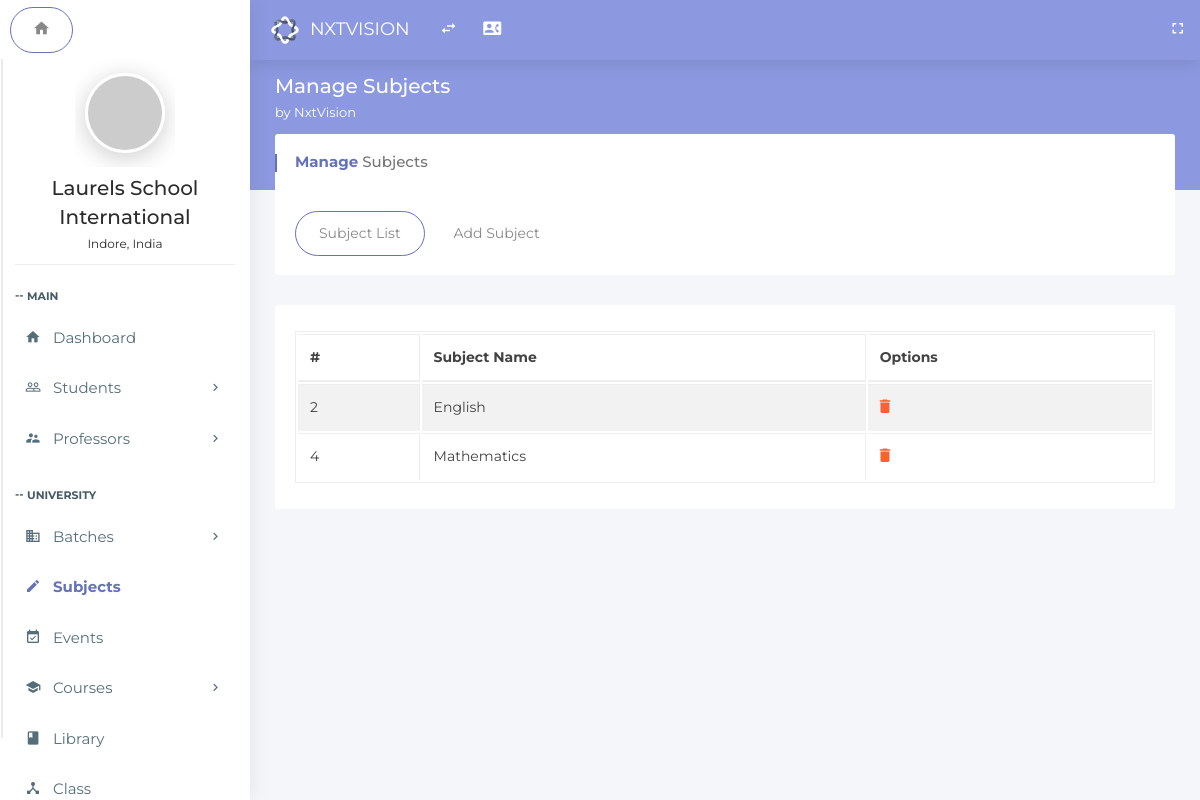
Before: /index.php/subject with the older database file.
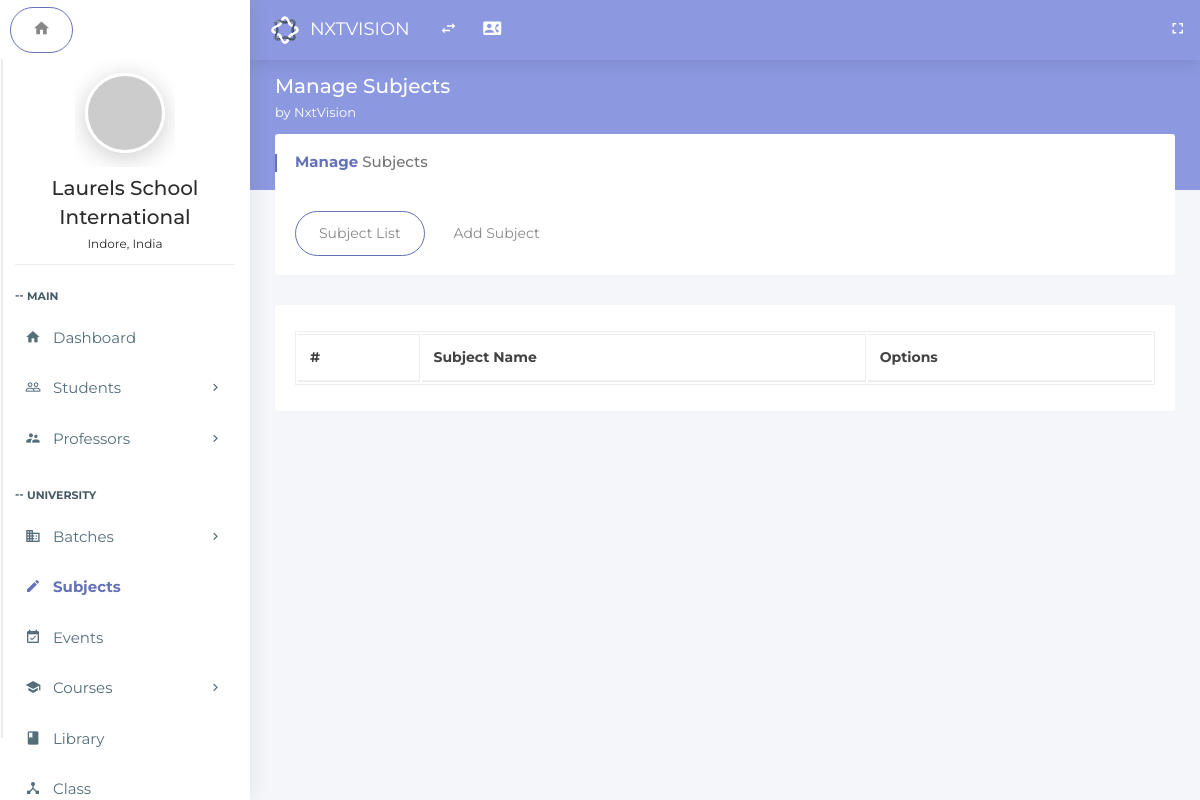
After: the same page with the newer database file.
### tables this page shows
CREATE TABLE `subject_list` (
  `id` int(11) NOT NULL,
  `subject` text NOT NULL
);

### application/controllers/Subject.php (called while the page is built, shortened)
<?php
class Subject extends MY_Controller
{
    public function index()
    {
        $this->load->model('Subject_model', '_subject');
        $data['result'] = $this->_subject->getAllSubjects();
        $this->load->view('subjects', $data);
    }
}

### index.php (called while the page is built, shortened)
<?php
require_once BASEPATH.'core/CodeIgniter.php';

### application/models/Subject_model.php (called while the page is built, shortened)
<?php
class Subject_model extends CI_Model
{
    public function getAllSubjects()
    {
        $query = $this->db->get('subject_list');
        return $query;
    }
}

### application/views/subjects.php (the view, shortened to what this page needs)
<!doctype html>
<html class="no-js " lang="en">
<head>
<link rel="stylesheet" href="assets/plugins/bootstrap/css/bootstrap.min.css">
<link rel="stylesheet" href="assets/plugins/jquery-datatable/dataTables.bootstrap4.min.css">
<link rel="stylesheet" href="assets/css/main.css">
<link rel="stylesheet" href="assets/css/color_skins.css">
<link rel="stylesheet" href="assets/plugins/sweetalert/sweetalert.css"/>
</head>
<body class="<?php echo $theme;?>">
<nav class="navbar p-l-5 p-r-5">
    <ul class="nav navbar-nav navbar-left">
        <li>
            <div class="navbar-header">
                <a class="navbar-brand" href="<?php echo site_url('dashboard');?>"><img src="assets/images/logo.svg" width="30" alt="Oreo"><span class="m-l-10"><?php echo $company_name;?></span></a>
            </div>
        </li>
        <li><a href="javascript:void(0);" class="ls-toggle-btn" data-close="true"><i class="zmdi zmdi-swap"></i></a></li>
         <li><a href="contact.html" title="Contact List"><i class="zmdi zmdi-account-box-phone"></i></a></li>
        <li class="float-right">
            <a href="javascript:void(0);" class="fullscreen hidden-sm-down" data-provide="fullscreen" data-close="true"><i class="zmdi zmdi-fullscreen"></i></a>
        </li>
    </ul>
</nav>
<?php include "leftside.php";?>
<section class="content">
    <div class="block-header">
        <div class="row">
            <div class="col-lg-7 col-md-6 col-sm-12">
                <h2>Manage Subjects
                <small><?php echo $welcome_string;?></small>
                </h2>
            </div>
        </div>
    </div>
    <div class="container-fluid">
        <div class="row clearfix">
            <div class="col-lg-12">
                <div class="card">
                    <div class="header">
                        <h2><strong>Manage</strong> Subjects</h2>
                    </div>
                    <div class="body">
                        <ul class="nav nav-tabs padding-0">
                            <li class="nav-item"><a class="nav-link active" data-toggle="tab" href="#sublist">Subject List</a></li>
                            <li class="nav-item"><a class="nav-link" data-toggle="tab" href="#addsub">Add Subject</a></li>
                        </ul>
                    </div>
                </div>
                <div class="tab-content">
                    <div class="tab-pane active" id="sublist">
                        <div class="card">
                            <div class="body">
                                <div class="table-responsive">
                                    <table class="table table-bordered table-striped table-hover js-basic-example dataTable">
                                        <thead>
                                            <tr>
                                                <th>#</th>
                                                <th>Subject Name</th>
                                                <th>Options</th>
                                            </tr>
                                        </thead>
                                        <tbody>
                                            <?php
                                            if(isset($result))
                                            {
                      foreach ($result->result() as $row) {
                          ?>
                                            <tr>
                                                <td><?php echo $row->id; ?></td>
                                                <td><?php echo $row->subject; ?></td>
                                                <td>
                                                    <a href="javascript:showConfirmMessage('<?php echo $row->id; ?>','<?php echo $row->subject; ?>');"><i class="zmdi zmdi-delete"></i>
                                                    </a>
                                                </td>
                                            </tr>
                      <?php
                      }} ?>
                                        </tbody>
                                    </table>
                                </div>
                            </div>
                        </div>
                    </div>
                </div>
            </div>
        </div>
    </div>
</section>
</body>
</html>

Changed rows visible on the page:
removed subject_list: id "2", subject "English"
removed subject_list: id "4", subject "Mathematics"
